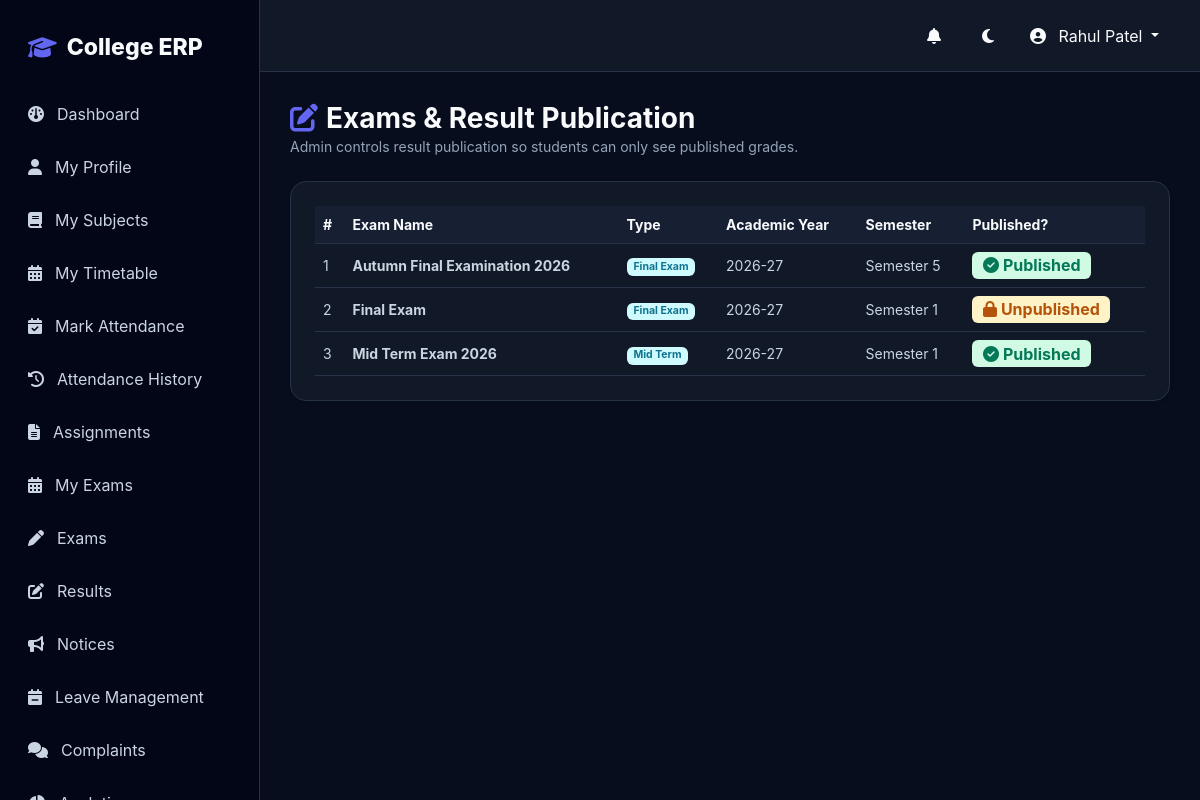
Page /results/exams/ (signed in) on the committed database.
### results/models.py (models this page shows, shortened)
class Exam(models.Model):
    EXAM_TYPE_CHOICES = [
        ("MIDTERM", "Mid Term"),
        ("INTERNAL", "Internal"),
        ("PRACTICAL", "Practical"),
        ("FINAL", "Final Exam"),
        ("VIVA", "Viva"),
        ("REMEDIAL", "Remedial"),
        ("UNIT_TEST", "Unit Test"),
        ("OTHER", "Other"),
    ]
    name = models.CharField(
        max_length=150
    )
    exam_type = models.CharField(
        max_length=30,
        choices=EXAM_TYPE_CHOICES
    )
    academic_year = models.ForeignKey(
        "academics.AcademicYear",
        on_delete=models.PROTECT,
        related_name="exams"
    )
    semester = models.ForeignKey(
        "academics.Semester",
        on_delete=models.PROTECT,
        related_name="exams"
    )
    start_date = models.DateField(
        blank=True,
        null=True
    )
    end_date = models.DateField(
        blank=True,
        null=True
    )
    description = models.TextField(
        blank=True
    )
    is_published = models.BooleanField(
        default=False
    )
    is_active = models.BooleanField(
        default=True
    )
    created_at = models.DateTimeField(
        auto_now_add=True
    )
    updated_at = models.DateTimeField(
        auto_now=True
    )
    class Meta:
        ordering = ["-start_date", "-created_at"]

### academics/models.py (models this page shows, shortened)
class AcademicYear(models.Model):
    name = models.CharField(max_length=20, unique=True)
    start_date = models.DateField()
    end_date = models.DateField()
    is_active = models.BooleanField(default=False)
    class Meta:
        ordering = ["-start_date"]

class Semester(models.Model):
    name = models.CharField(max_length=50)
    number = models.PositiveIntegerField()
    is_active = models.BooleanField(default=False)
    class Meta:
        ordering = ["number"]

### results/views.py (the view)
@login_required
def exam_list(request):
    is_admin = request.user.is_superuser or (hasattr(request.user, "profile") and request.user.profile.is_admin)
    is_faculty = hasattr(request.user, "faculty_profile")
    if not (is_admin or is_faculty):
        messages.error(request, "You are not authorized to view exams.")
        return redirect("dashboard")
    exams = Exam.objects.select_related("academic_year", "semester").all().order_by("-created_at")
    return render(
        request,
        "results/exam_list.html",
        {
            "exams": exams,
            "is_admin": is_admin,
        }
    )

### accounts/models.py (called while the page is built)
    @property
    def is_admin(self):
        return self.role == "ADMIN" or self.user.is_superuser

### notifications/context_processors.py (called while the page is built)
def unread_notifications(request):
    if request.user.is_authenticated:
        count = Notification.objects.filter(recipient=request.user, is_read=False).count()
        return {"unread_notifications_count": count}
    return {"unread_notifications_count": 0}

### templates/results/exam_list.html (shortened to what this page needs)
{% extends "base.html" %}
{% block content %}
<div class="container-fluid p-0">
    <div class="d-flex justify-content-between align-items-center mb-4">
        <div>
            <h1 class="h3 fw-bold m-0"><i class="fa-solid fa-pen-to-square text-primary me-2"></i>Exams & Result Publication</h1>
            <p class="text-muted small m-0">Admin controls result publication so students can only see published grades.</p>
        </div>
    </div>
    <div class="card border-0 shadow-sm rounded-4 p-4" style="background: var(--card);">
        <div class="table-responsive">
            <table class="table table-hover align-middle m-0 small">
                <thead>
                    <tr>
                        <th>#</th>
                        <th>Exam Name</th>
                        <th>Type</th>
                        <th>Academic Year</th>
                        <th>Semester</th>
                        <th>Published?</th>
                    </tr>
                </thead>
                <tbody>
                    {% for exam in exams %}
                    <tr>
                        <td>{{ forloop.counter }}</td>
                        <td><strong>{{ exam.name }}</strong></td>
                        <td><span class="badge bg-info-subtle text-info">{{ exam.get_exam_type_display }}</span></td>
                        <td>{{ exam.academic_year.name }}</td>
                        <td>{{ exam.semester.name }}</td>
                        <td>
                            {% if exam.is_published %}
                                <span class="badge bg-success-subtle text-success fs-6"><i class="fa-solid fa-check-circle me-1"></i>Published</span>
                            {% else %}
                                <span class="badge bg-warning-subtle text-warning fs-6"><i class="fa-solid fa-lock me-1"></i>Unpublished</span>
                            {% endif %}
                        </td>
                    </tr>
                    {% empty %}
                    <tr>
                        <td colspan="7" class="text-center py-4 text-muted">No examinations found.</td>
                    </tr>
                    {% endfor %}
                </tbody>
            </table>
        </div>
    </div>
</div>
{% endblock %}

### templates/base.html (shortened to what this page needs)
{% load static %}
<!DOCTYPE html>
<html lang="en">
<head>
    <link
        href="https://cdn.jsdelivr.net/npm/bootstrap@5.3.3/dist/css/bootstrap.min.css"
        rel="stylesheet"
    >
    <link
        href="https://cdnjs.cloudflare.com/ajax/libs/font-awesome/6.7.2/css/all.min.css"
        rel="stylesheet"
    >
    <link
        href="https://unpkg.com/aos@2.3.4/dist/aos.css"
        rel="stylesheet"
    >
</head>
<body>
    {% if user.is_authenticated %}
        {% include "components/sidebar.html" %}
        <main class="main">
            <nav class="navbar-custom">
                <div class="d-flex align-items-center gap-2">
                    <a
                        href="{% url 'notification_list' %}"
                        class="theme-btn position-relative me-1"
                        title="Notifications"
                        style="text-decoration: none; display: inline-flex; align-items: center; justify-content: center;"
                    >
                        <i class="fa-solid fa-bell"></i>
                    </a>
                    <button
                        class="theme-btn"
                        id="themeToggle"
                        title="Toggle theme"
                    >
                        <i class="fa-solid fa-moon"></i>
                    </button>
                    <div class="dropdown">
                        <button
                            class="btn dropdown-toggle"
                            data-bs-toggle="dropdown"
                            style="color: var(--text);"
                        >
                            <i class="fa-solid fa-circle-user me-2"></i>
                            {{ user.get_full_name|default:user.username }}
                        </button>
                    </div>
                </div>
            </nav>
            <section class="content">
                {% block content %}{% endblock %}
            </section>
        </main>
    {% else %}
        {% block auth_content %}{% endblock %}
    {% endif %}
</body>
</html>

### templates/base.html (style rules this page uses)
*, *::before, *::after { transition: background-color .25s ease, color .25s ease, border-color .25s ease; }
:root, [data-theme="dark"] { --bg: #080d1d; --surface: #111827; --surface-2: #172033; --surface-3: #1e293b; --border: #263247; --text: #f8fafc; --text-primary: #f8fafc; --text-secondary: #cbd5e1; --muted: #94a3b8; --primary: #6366f1; --primary-hover: #4f46e5; --primary-dark: #3730a3; --success: #22c55e; --danger: #ef4444; --warning: #f59e0b; --table-header: #172033; --table-cell: #111827; --table-hover: #1e293b; --card: #111827; --card-hover: #172033; --sidebar: #020617; }
body { margin: 0; background: var(--bg) !important; color: var(--text) !important; font-family: Inter, system-ui, -apple-system, BlinkMacSystemFont, "Segoe UI", sans-serif; }
h1, h2, h3, h4, h5, h6, .h1, .h2, .h3, .h4, .h5, .h6, .page-title, .student-name, .stat-value, .percentage { color: var(--text-primary) !important; }
body, p, label, li, dt, dd { color: var(--text-secondary); }
.text-muted, small.text-muted, span.text-muted, p.text-muted, div.text-muted, .subtitle, .stat-label, .stat-small, .text-muted.small, .extra-small { color: var(--muted) !important; }
.text-primary { color: var(--primary) !important; }
table, .table { color: var(--text-secondary) !important; --bs-table-color: var(--text-secondary) !important; --bs-table-bg: transparent !important; --bs-table-border-color: var(--border) !important; }
th, .table th, thead th { color: var(--text-primary) !important; background: var(--table-header) !important; border-color: var(--border) !important; }
td, .table td { color: var(--text-secondary) !important; background: var(--table-cell); border-color: var(--border) !important; }
.event-lab, .badge.bg-info-subtle { background: #cffafe !important; color: #0e7490 !important; font-weight: 700; }
.event-practical, .badge.bg-warning-subtle { background: #fef3c7 !important; color: #b45309 !important; font-weight: 700; }
.event-seminar, .badge.bg-success-subtle { background: #d1fae5 !important; color: #047857 !important; font-weight: 700; }
.dashboard-card, .stat-card, .card, .card-box, .filter-card, .student-card, .date-box, .student-profile-card, .empty-card, .empty-state { background: var(--surface) !important; border: 1px solid var(--border) !important; color: var(--text-secondary) !important; }
.navbar-custom { background: var(--surface) !important; border-bottom: 1px solid var(--border) !important; }
.theme-btn { border: 0; background: transparent; color: var(--text-primary); width: 42px; height: 42px; border-radius: 50%; display: flex; align-items: center; justify-content: center; cursor: pointer; }
a { color: var(--primary); text-decoration: none; }
.sidebar a, .btn, .dropdown-item, .nav-link, .navbar a { text-decoration: none; }
body { margin: 0; background: var(--bg); color: var(--text); font-family: Inter, system-ui, -apple-system, BlinkMacSystemFont, "Segoe UI", sans-serif; transition: background .3s ease, color .3s ease; }
.main { margin-left: 260px; min-height: 100vh; }
.navbar-custom { height: 72px; background: var(--card); border-bottom: 1px solid var(--border); display: flex; align-items: center; justify-content: space-between; padding: 0 28px; position: sticky; top: 0; z-index: 1000; }
.content { padding: 30px; }
.theme-btn { border: 0; background: transparent; color: var(--text); width: 42px; height: 42px; border-radius: 50%; }

### rows in the picture
Exam: name "Autumn Final Examination 2026", exam_type "Final Exam", academic_year.name "2026-27", semester.name "Semester 5", is_published True (drawn)
Exam: name "Final Exam", exam_type "Final Exam", academic_year.name "2026-27", semester.name "Semester 1", is_published False (drawn)
Exam: name "Mid Term Exam 2026", exam_type "Mid Term", academic_year.name "2026-27", semester.name "Semester 1", is_published True (drawn)

### other values in the picture
{{ user.get_full_name|default:user.username }} "Rahul Patel"
